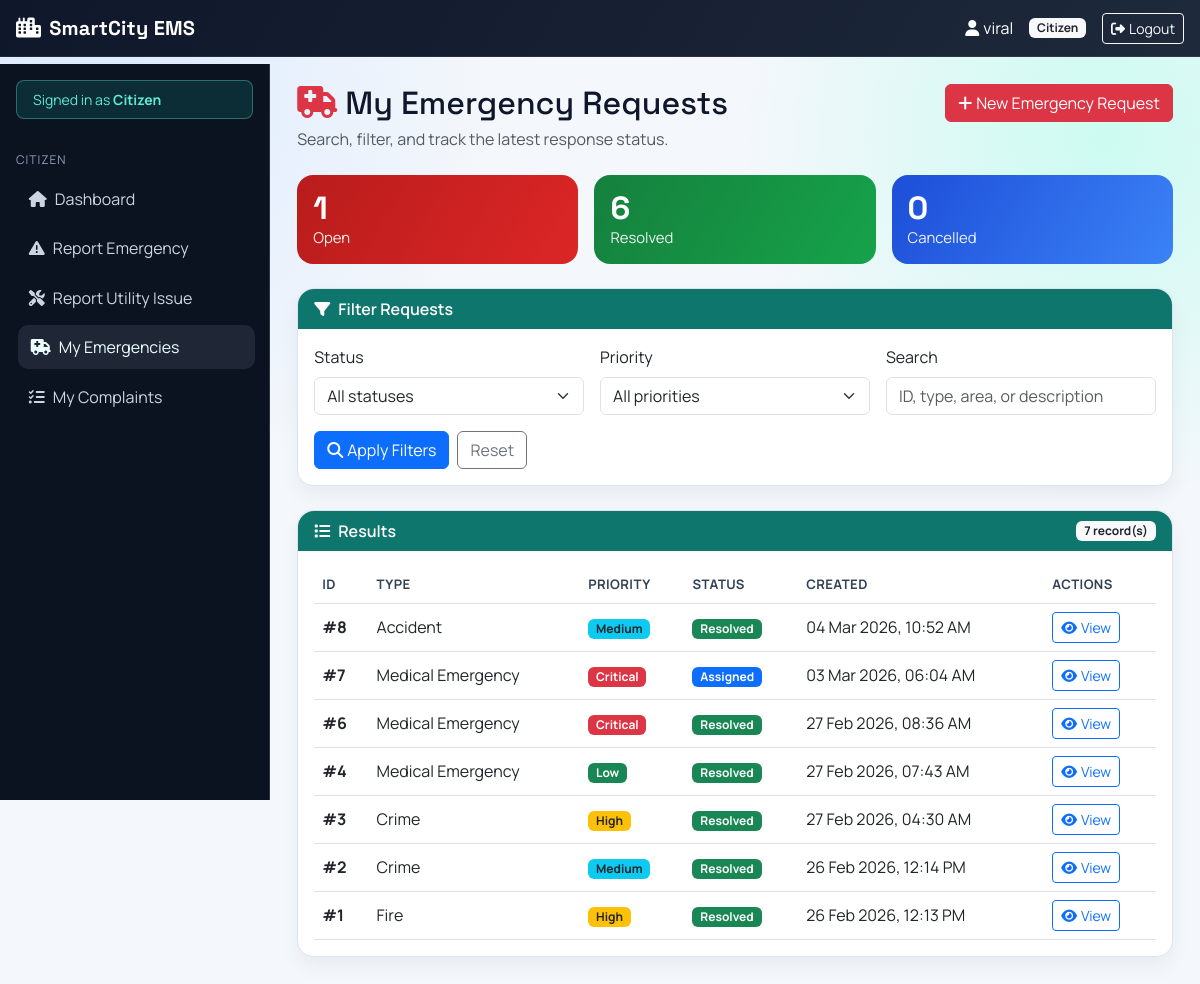
Before: /emergency/my-requests/ (signed in) with the older database file.
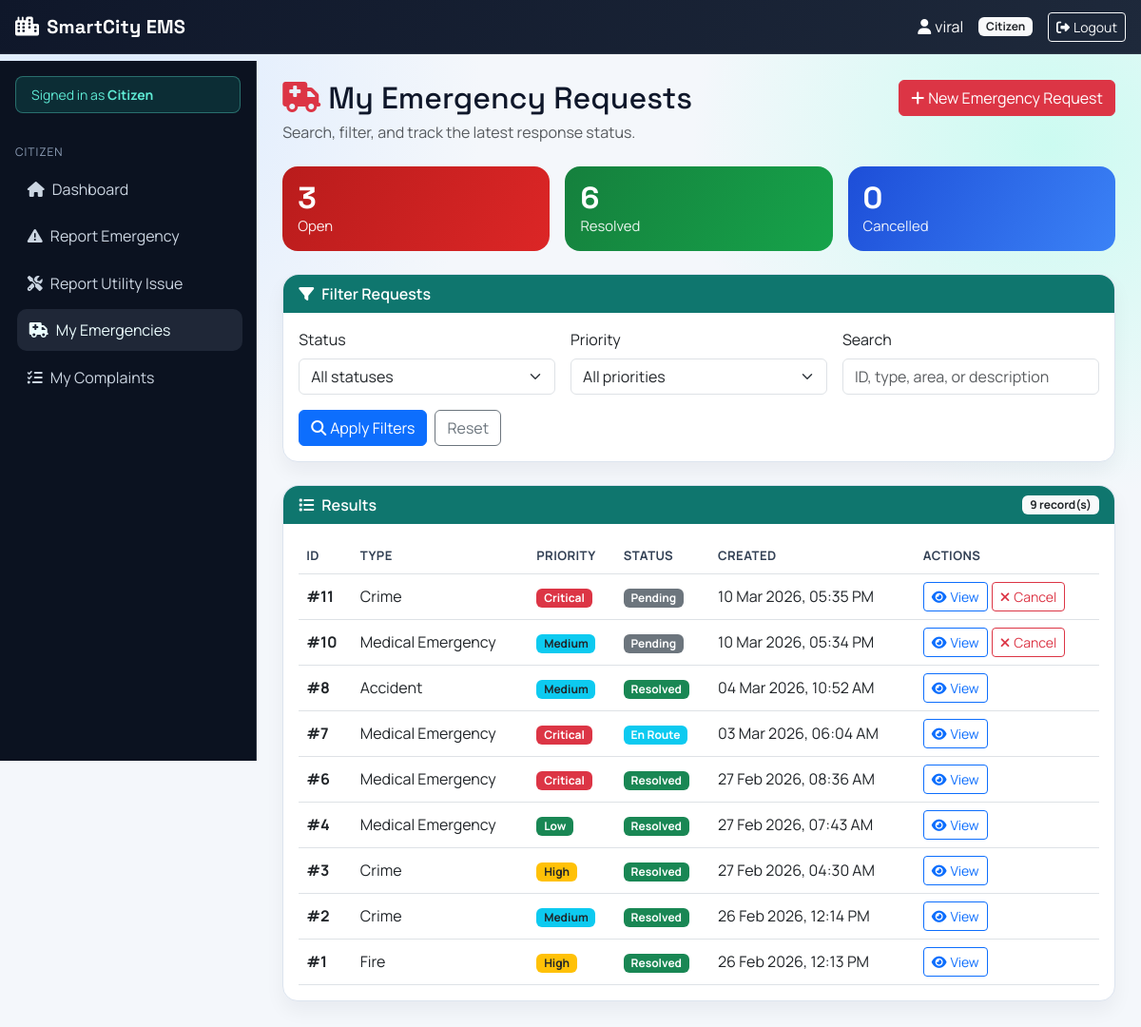
After: the same page with the newer database file.
### emergency/models.py (models this page shows, shortened)
class EmergencyRequest(models.Model):
    citizen = models.ForeignKey(
        User,
        on_delete=models.CASCADE,
        related_name='emergency_requests'
    )
    PRIORITY_CHOICES = [
        ('critical', 'Critical'),
        ('high', 'High'),
        ('medium', 'Medium'),
        ('low', 'Low'),
    ]
    STATUS_CHOICES = [
        ('pending', 'Pending'),
        ('assigned', 'Assigned'),
        ('en_route', 'En Route'),
        ('on_scene', 'On Scene'),
        ('resolved', 'Resolved'),
        ('cancelled', 'Cancelled'),
    ]
    citizen = models.ForeignKey(User, on_delete=models.CASCADE, related_name='emergency_requests')
    emergency_type = models.ForeignKey(EmergencyType, on_delete=models.PROTECT)
    priority = models.CharField(max_length=20, choices=PRIORITY_CHOICES, default='medium')
    status = models.CharField(max_length=20, choices=STATUS_CHOICES, default='pending')
    location_lat = models.DecimalField(max_digits=9, decimal_places=6, null=True, blank=True)
    location_lng = models.DecimalField(max_digits=9, decimal_places=6, null=True, blank=True)
    address = models.TextField()
    landmark = models.CharField(max_length=200, blank=True)
    description = models.TextField()
    contact_number = models.CharField(max_length=15)
    additional_info = models.TextField(blank=True)
    created_at = models.DateTimeField(auto_now_add=True)
    updated_at = models.DateTimeField(auto_now=True)
    assigned_at = models.DateTimeField(null=True, blank=True)
    resolved_at = models.DateTimeField(null=True, blank=True)

class EmergencyType(models.Model):
    name = models.CharField(max_length=100)
    description = models.TextField()
    icon = models.CharField(max_length=50, default='exclamation-triangle')

### emergency/views.py (the view, shortened to what this page needs)
# urls.py: path('my-requests/', views.my_emergency_requests, name='my_requests'),
@login_required
def my_emergency_requests(request):
    if request.user.role != 'citizen':
        messages.error(request, 'Access denied.')
        return redirect('dashboard:dashboard')
    base_queryset = EmergencyRequest.objects.filter(citizen=request.user).select_related('emergency_type')
    requests_queryset = base_queryset.order_by('-created_at')
    selected_status = request.GET.get('status', '').strip()
    selected_priority = request.GET.get('priority', '').strip()
    search_query = request.GET.get('q', '').strip()
    valid_statuses = {choice[0] for choice in EmergencyRequest.STATUS_CHOICES}
    valid_priorities = {choice[0] for choice in EmergencyRequest.PRIORITY_CHOICES}
    if selected_status in valid_statuses:
        requests_queryset = requests_queryset.filter(status=selected_status)
    else:
        selected_status = ''
    if selected_priority in valid_priorities:
        requests_queryset = requests_queryset.filter(priority=selected_priority)
    else:
        selected_priority = ''
    open_count = base_queryset.filter(status__in=['pending', 'assigned', 'en_route', 'on_scene']).count()
    resolved_count = base_queryset.filter(status='resolved').count()
    cancelled_count = base_queryset.filter(status='cancelled').count()
    return render(
        request,
        'emergency/my_requests.html',
        {
            'requests': requests_queryset,
            'status_options': EmergencyRequest.STATUS_CHOICES,
            'priority_options': EmergencyRequest.PRIORITY_CHOICES,
            'selected_status': selected_status,
            'selected_priority': selected_priority,
            'search_query': search_query,
            'total_results': requests_queryset.count(),
            'open_count': open_count,
            'resolved_count': resolved_count,
            'cancelled_count': cancelled_count,
        },
    )

### templates/emergency/my_requests.html (shortened to what the changed rows need)
{% extends 'dashboard/base_dashboard.html' %}
{% block dashboard_content %}
<div class="d-flex flex-wrap justify-content-between align-items-start mb-4 gap-2">
  <div>
    <h2 class="mb-1"><i class="fas fa-ambulance me-2 text-danger"></i>My Emergency Requests</h2>
  </div>
</div>
<div class="row g-3 mb-4">
  <div class="col-sm-4">
    <div class="stat-card danger h-100">
      <div class="stat-number">{{ open_count }}</div>
      <div class="stat-label">Open</div>
    </div>
  </div>
</div>
<div class="card">
  <div class="card-header d-flex justify-content-between align-items-center">
    <span><i class="fas fa-list me-2"></i>Results</span>
    <span class="badge bg-light text-dark">{{ total_results }} record(s)</span>
  </div>
  <div class="card-body">
    {% if requests %}
    <div class="table-responsive">
      <table class="table table-hover align-middle mb-0">
        <thead>
          <tr>
            <th>ID</th>
            <th>Type</th>
            <th>Priority</th>
            <th>Status</th>
            <th>Created</th>
            <th>Actions</th>
          </tr>
        </thead>
        <tbody>
          {% for req in requests %}
          <tr>
            <td><strong>#{{ req.id }}</strong></td>
            <td>{{ req.emergency_type.name }}</td>
            <td>
              {% if req.priority == 'critical' %}<span class="badge bg-danger">Critical</span>{% endif %}
              {% if req.priority == 'high' %}<span class="badge bg-warning text-dark">High</span>{% endif %}
              {% if req.priority == 'medium' %}<span class="badge bg-info text-dark">Medium</span>{% endif %}
              {% if req.priority == 'low' %}<span class="badge bg-success">Low</span>{% endif %}
            </td>
            <td>
              {% if req.status == 'pending' %}<span class="badge bg-secondary">Pending</span>{% endif %}
              {% if req.status == 'assigned' %}<span class="badge bg-primary">Assigned</span>{% endif %}
              {% if req.status == 'en_route' %}<span class="badge bg-info">En Route</span>{% endif %}
              {% if req.status == 'resolved' %}<span class="badge bg-success">Resolved</span>{% endif %}
            </td>
            <td>{{ req.created_at|date:"d M Y, h:i A" }}</td>
            <td>
              <div class="d-flex gap-1">
                <a href="{% url 'emergency:detail' req.id %}" class="btn btn-sm btn-outline-primary">
                  <i class="fas fa-eye me-1"></i>View
                </a>
                {% if req.status == 'pending' %}
                <form method="post" action="{% url 'emergency:cancel_request' req.id %}" onsubmit="return confirm('Cancel this emergency request?');">
                  <button type="submit" class="btn btn-sm btn-outline-danger">
                    <i class="fas fa-xmark me-1"></i>Cancel
                  </button>
                </form>
                {% endif %}
              </div>
            </td>
          </tr>
          {% endfor %}
        </tbody>
      </table>
    </div>
    {% else %}
    <p class="text-muted mb-0">No requests match the selected filters.</p>
    {% endif %}
  </div>
</div>
{% endblock %}

Changed rows visible on the page:
added EmergencyRequest: id "11", emergency_type.name "Crime", priority "Critical", status "Pending", created_at "10 Mar 2026, 05:35 PM"
added EmergencyRequest: id "10", emergency_type.name "Medical Emergency", priority "Medium", status "Pending", created_at "10 Mar 2026, 05:34 PM"
changed EmergencyRequest "03 Mar 2026, 06:04 AM": status "Assigned" → "En Route"
Other visible differences:
{{ open_count }}: "1" → "3"
{{ total_results }}: "7" → "9"
